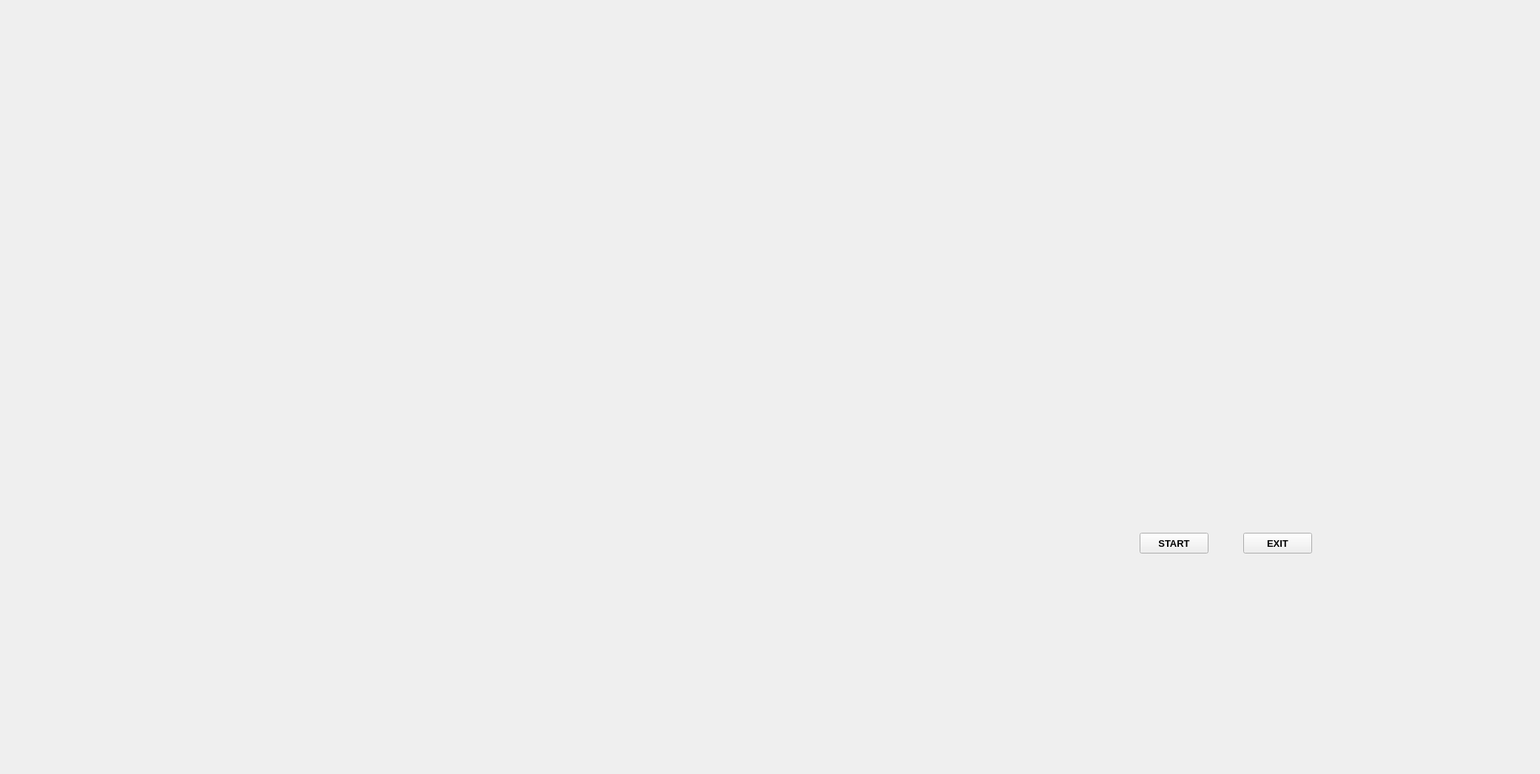
<?xml version="1.0" encoding="UTF-8"?>
<ui version="4.0">
 <class>MainWindow</class>
 <widget class="QMainWindow" name="MainWindow">
  <property name="geometry">
   <rect>
    <x>0</x>
    <y>0</y>
    <width>2081</width>
    <height>1046</height>
   </rect>
  </property>
  <property name="windowTitle">
   <string>MainWindow</string>
  </property>
  <widget class="QWidget" name="centralwidget">
   <widget class="QLabel" name="label">
    <property name="geometry">
     <rect>
      <x>0</x>
      <y>-40</y>
      <width>2191</width>
      <height>1141</height>
     </rect>
    </property>
    <property name="text">
     <string/>
    </property>
    <property name="pixmap">
     <pixmap>Images/black.webp</pixmap>
    </property>
    <property name="scaledContents">
     <bool>true</bool>
    </property>
   </widget>
   <widget class="QLabel" name="label_2">
    <property name="geometry">
     <rect>
      <x>1300</x>
      <y>50</y>
      <width>551</width>
      <height>171</height>
     </rect>
    </property>
    <property name="text">
     <string/>
    </property>
    <property name="pixmap">
     <pixmap>Images/initiating.gif</pixmap>
    </property>
   </widget>
   <widget class="QLabel" name="label_4">
    <property name="geometry">
     <rect>
      <x>440</x>
      <y>240</y>
      <width>901</width>
      <height>511</height>
     </rect>
    </property>
    <property name="text">
     <string/>
    </property>
    <property name="pixmap">
     <pixmap>../../Downloads/GIF-210730_235808.gif</pixmap>
    </property>
   </widget>
   <widget class="QLabel" name="label_3">
    <property name="geometry">
     <rect>
      <x>60</x>
      <y>50</y>
      <width>601</width>
      <height>241</height>
     </rect>
    </property>
    <property name="text">
     <string/>
    </property>
    <property name="pixmap">
     <pixmap>Images/OccasionalBonyDugong-max-1mb.gif</pixmap>
    </property>
    <property name="scaledContents">
     <bool>true</bool>
    </property>
   </widget>
   <widget class="QLabel" name="label_5">
    <property name="geometry">
     <rect>
      <x>50</x>
      <y>470</y>
      <width>491</width>
      <height>231</height>
     </rect>
    </property>
    <property name="text">
     <string/>
    </property>
    <property name="pixmap">
     <pixmap>Images/360_F_285865594_6dcCWPnRGbcUxxi8pInbGAovygHb85Q4.jpg</pixmap>
    </property>
   </widget>
   <widget class="QLabel" name="label_6">
    <property name="geometry">
     <rect>
      <x>1340</x>
      <y>350</y>
      <width>441</width>
      <height>191</height>
     </rect>
    </property>
    <property name="text">
     <string/>
    </property>
    <property name="pixmap">
     <pixmap>Images/gif.gif</pixmap>
    </property>
   </widget>
   <widget class="QPushButton" name="pushButton">
    <property name="geometry">
     <rect>
      <x>1540</x>
      <y>720</y>
      <width>93</width>
      <height>28</height>
     </rect>
    </property>
    <property name="font">
     <font>
      <pointsize>10</pointsize>
      <weight>75</weight>
      <bold>true</bold>
     </font>
    </property>
    <property name="text">
     <string>START</string>
    </property>
   </widget>
   <widget class="QPushButton" name="pushButton_2">
    <property name="geometry">
     <rect>
      <x>1680</x>
      <y>720</y>
      <width>93</width>
      <height>28</height>
     </rect>
    </property>
    <property name="font">
     <font>
      <pointsize>10</pointsize>
      <weight>75</weight>
      <bold>true</bold>
     </font>
    </property>
    <property name="text">
     <string>EXIT</string>
    </property>
   </widget>
  </widget>
 </widget>
 <resources/>
 <connections/>
</ui>
